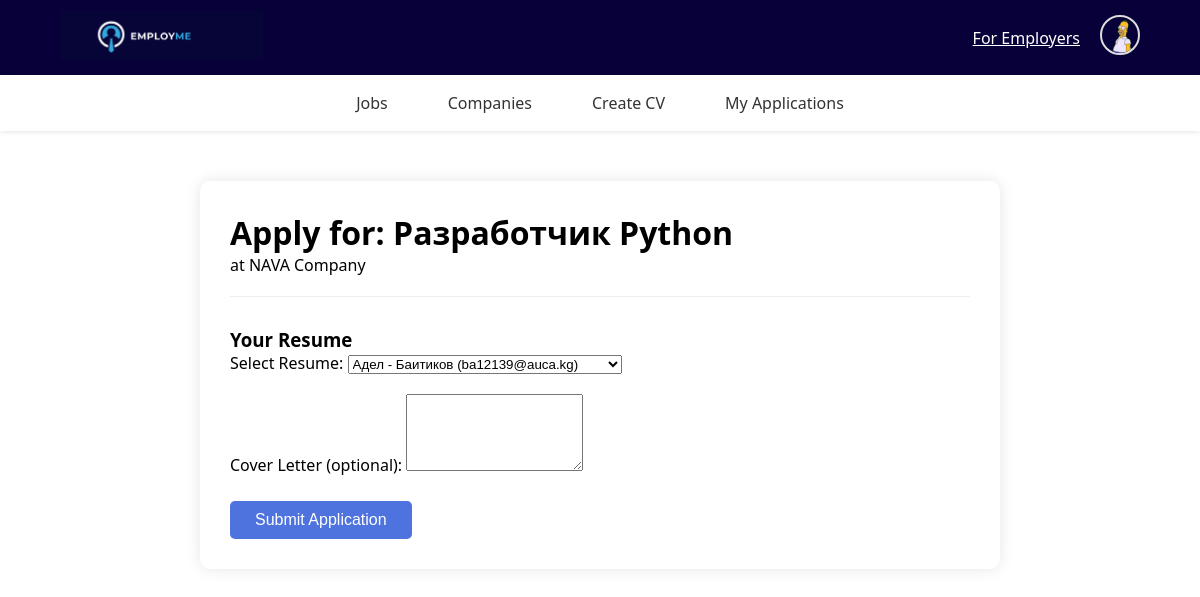
/apply/2 (signed in), run on the app's committed database.
### app.py (models this page shows, shortened)
class User(UserMixin, db.Model):
    __tablename__ = 'users'
    id = db.Column(db.Integer, primary_key=True)
    first_name = db.Column(db.String(100))
    last_name = db.Column(db.String(100))
    email = db.Column(db.String(120))
    phone_code = db.Column(db.String(10))
    phone_number = db.Column(db.String(20))
    city = db.Column(db.String(100))
    min_salary = db.Column(db.Integer)
    currency = db.Column(db.String(10), default='руб.')
    payment_period = db.Column(db.String(50))
    desired_offer_title = db.Column(db.String(100))
    username = db.Column(db.String(80), unique=True)
    password = db.Column(db.String(256), nullable=False)
    reset_token = db.Column(db.String(100))
    avatar = db.Column(db.String(200))
    about = db.Column(db.Text)
    skills = db.Column(db.String(500))
    created_at = db.Column(db.DateTime, default=datetime.utcnow)
    resumes = db.relationship('Resume', back_populates='user', lazy=True)
    applications = db.relationship('Application', back_populates='applicant', lazy=True)
    job_offers = db.relationship('JobOffer', back_populates='author', lazy=True)
    posted_jobs = db.relationship('JobOffer', back_populates='user', lazy='dynamic')

class JobOffer(db.Model):
    __tablename__ = 'job_offers'
    id = db.Column(db.Integer, primary_key=True)
    job_title = db.Column(db.String(100), nullable=False)
    location = db.Column(db.String(100), nullable=False)
    category = db.Column(db.String(100), nullable=False)
    job_type = db.Column(db.String(50), nullable=False)
    describe_position = db.Column(db.Text)
    unique_journey = db.Column(db.Text)
    employee_expectations = db.Column(db.Text)
    employee_contribution = db.Column(db.Text)
    team_description = db.Column(db.Text)
    interview_process = db.Column(db.Text)
    salary_range = db.Column(db.String(100))
    benefits = db.Column(db.Text)
    payment_frequency = db.Column(db.String(50))
    user_id = db.Column(db.Integer, db.ForeignKey('users.id'))  # внешний ключ
    user = db.relationship('User', back_populates='posted_jobs')  # это и есть нужное свойство
    company_id = db.Column(db.Integer, db.ForeignKey('companies.id'), nullable=False)
    company = db.relationship('Company', back_populates='job_offers')
    author = db.relationship('User', back_populates='job_offers')  # Changed from 'posted_jobs'
    applications = db.relationship('Application', back_populates='job_offer', lazy=True)

class Company(db.Model):
    __tablename__ = 'companies'
    id = db.Column(db.Integer, primary_key=True)
    name = db.Column(db.String(100), nullable=False)
    website = db.Column(db.String(200))
    about = db.Column(db.Text)
    photo = db.Column(db.String(200))
    size = db.Column(db.Integer)
    contact_info = db.Column(db.Text, nullable=False)
    document = db.Column(db.String(200))
    created_at = db.Column(db.DateTime, default=datetime.utcnow)
    username = db.Column(db.String(80), unique=True, nullable=False)
    password = db.Column(db.String(256), nullable=False)
    job_offers = db.relationship('JobOffer', back_populates='company', lazy=True)
    employees = db.relationship('CompanyEmployee', back_populates='company', lazy=True)

### app.py (the view, shortened to what this page needs)
@app.route('/apply/<int:job_id>', methods=['GET', 'POST'])
@login_required
def apply_for_job(job_id):
    job = JobOffer.query.get_or_404(job_id)
    resume = Resume.query.filter_by(user_id=current_user.id).first()
    if not resume:
        flash('Сначала создайте резюме в профиле', 'warning')
        return redirect(url_for('profile'))
    if Application.query.filter_by(user_id=current_user.id, job_offer_id=job.id).first():
        flash('Вы уже подавали заявку на эту вакансию', 'info')
        return redirect(url_for('job_details', job_id=job.id))
    return render_template('apply_job.html',
                         job=job,
                         resume=resume,
                         company=job.company)

### app.py (called while the page is built)
@login_manager.user_loader
def load_user(user_id):
    return User.query.get(int(user_id))

@app.context_processor
def inject_user():
    return dict(current_user=current_user)

### templates/apply_job.html (shortened to what this page needs)
<!DOCTYPE html>
<html lang="en">
<head>
</head>
<body>
    {% extends "base.html" %}
    {% block content %}
    <div class="apply-container">
        <div class="job-header">
            <h1>Apply for: {{ job.job_title }}</h1>
            <p>at {{ job.company.name if job.company else "Company" }}</p>
        </div>
        <div class="apply-form">
            <h3>Your Resume</h3>
            {% if current_user.resumes %}
            <form method="POST" action="{{ url_for('apply_for_job', job_id=job.id) }}">
                <div class="resume-selector">
                    <label>Select Resume:</label>
                    <select name="resume_id" class="form-control">
                        {% for resume in current_user.resumes %}
                        <option value="{{ resume.id }}">
                            {{ resume.name }} - {{ resume.last_name }} ({{ resume.email }})
                        </option>
                        {% endfor %}
                    </select>
                </div>
                <div class="form-group">
                    <label for="message">Cover Letter (optional):</label>
                    <textarea name="message" class="form-control" rows="5"></textarea>
                </div>
                <button type="submit" class="submit-application">Submit Application</button>
            </form>
            {% else %}
            <div class="no-resume">
                <p>You don't have any resumes uploaded yet.</p>
                <a href="{{ url_for('profile') }}" class="btn btn-primary">Upload Resume</a>
            </div>
            {% endif %}
        </div>
    </div>
    {% endblock %}

### templates/_header.html (shortened to what this page needs)
<!DOCTYPE html>
<html lang="en">
<head>
</head>
<body>
  <header>
    <div class="top-bar_header">
      <div class="logo">
        <a href="{{ url_for('home') }}"><img src="{{ url_for('static', filename='logo.png') }}" alt="Logo" style="height: 50px;"></a>
      </div>
      <div class="nav-right">
        <div class="nav-links">
          <a href="{{ url_for('company_login') }}" class="employers-link">For Employers</a>
          {% if current_user.is_authenticated %}
          <div class="user-dropdown">
            <img src="{{ url_for('static', filename='avatars/' + (current_user.avatar or 'default.jpg')) }}"
              alt="Avatar"
              class="avatar">
          </div>
          {% else %}
          <span class="divider"></span>
          <a href="{{ url_for('login') }}" class="nav-button login-button">Login</a>
          <a href="{{ url_for('register') }}" class="nav-button signup-button">Sign Up</a>
          {% endif %}
        </div>
      </div>
    </div>
    <nav class="main-nav">
      <a href="{{ url_for('search_jobs_route') }}">Jobs</a>
      <a href="{{ url_for('company_profiles') }}">Companies</a>
      <a href="{{ url_for('resume') }}">Create CV</a>
      {% if current_user.is_authenticated %}
        <a href="{{ url_for('profile') }}">My Applications</a>
      {% endif %}
    </nav>
  </header>
</body>
</html>

### templates/apply_job.html (style rules this page uses)
.apply-container { max-width: 800px; margin: 50px auto; padding: 30px; background: white; border-radius: 10px; box-shadow: 0 0 15px rgba(0,0,0,0.1); }
.job-header { margin-bottom: 30px; padding-bottom: 20px; border-bottom: 1px solid #eee; }
.apply-form { margin-top: 30px; }
.resume-selector { margin-bottom: 20px; }
.form-group { margin-bottom: 25px; }
.submit-application { background-color: #4e73df; color: white; padding: 10px 25px; border: none; border-radius: 5px; cursor: pointer; font-size: 16px; }

### templates/base.html (style rules this page uses)
* { margin: 0; padding: 0; box-sizing: border-box; }
html, body { width: 100%; height: 100%; }
header { width: 100%; }

### templates/_header.html (style rules this page uses)
* { margin: 0; padding: 0; box-sizing: border-box; }
html, body { width: 100%; height: 100%; font-family: 'Segoe UI', Tahoma, Geneva, Verdana, sans-serif; }
header { width: 100%; position: sticky; top: 0; z-index: 1000; }
.top-bar_header { background-color: #070039; padding: 10px 5%; display: flex; justify-content: space-between; align-items: center; color: white; flex-wrap: wrap; }
.nav-right { display: flex; align-items: center; gap: 20px; }
.nav-links { display: flex; align-items: center; gap: 20px; }
.employers-link { color: white; font-weight: 500; position: relative; }
.employers-link::after { content: ''; position: absolute; width: 0; height: 2px; bottom: -2px; left: 0; background-color: white; transition: width 0.3s ease; }
nav.main-nav { background-color: white; display: flex; justify-content: center; gap: 40px; padding: 12px 0; box-shadow: 0 1px 5px rgba(0,0,0,0.1); flex-wrap: wrap; }
nav.main-nav a { color: #333; text-decoration: none; padding: 5px 10px; transition: all 0.3s; font-weight: 500; position: relative; }
nav.main-nav a::after { content: ''; position: absolute; width: 0; height: 2px; bottom: 0; left: 0; background-color: #070039; transition: width 0.3s ease; }
.user-dropdown { position: relative; display: inline-block; }
.avatar { width: 40px; height: 40px; border-radius: 50%; object-fit: cover; border: 2px solid #ddd; }

### data on the page
User: avatar (picture)
JobOffer: job_title "Разработчик Python"
Company: company "NAVA Company"

### other printed values
form field resume_id "Адел - Баитиков (ba12139@auca.kg)"
